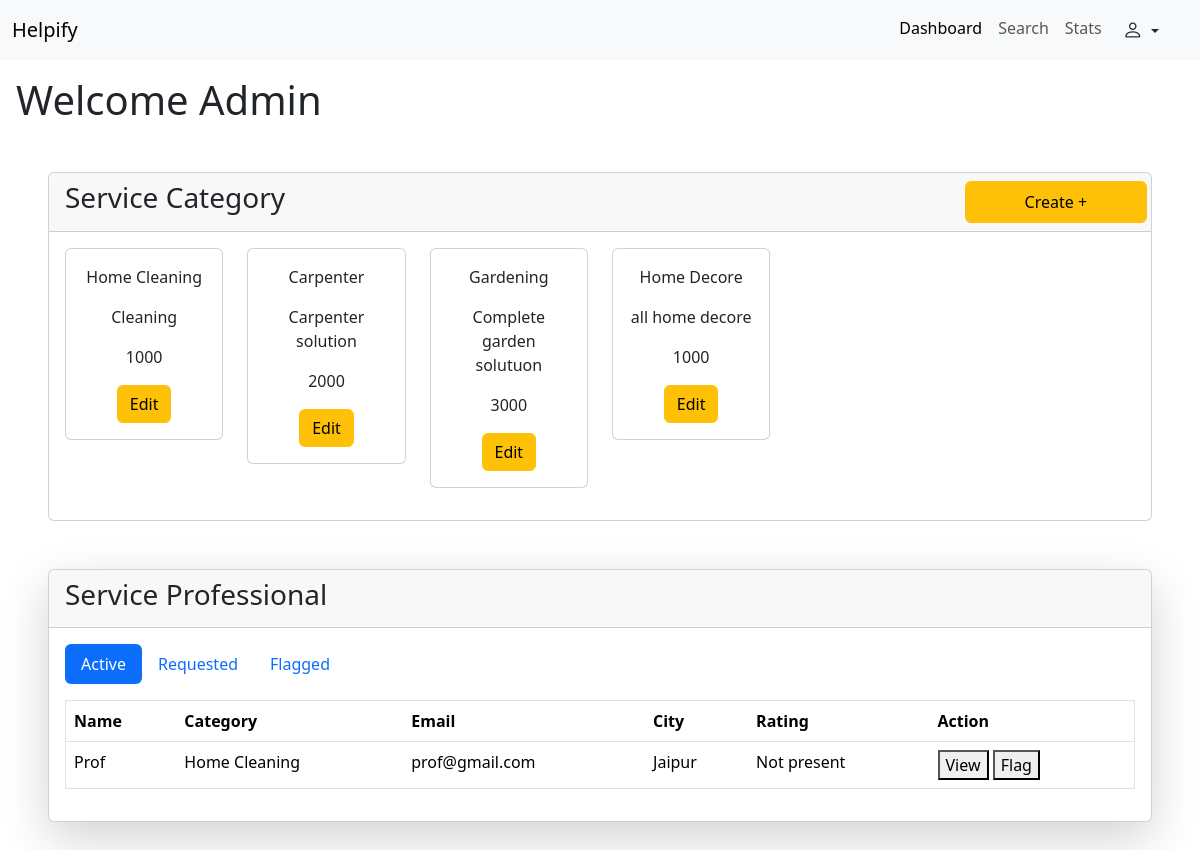
Screenshot of /dashboard/admin (signed in) with the database file from the repository.
### backend/models.py (models this page shows, shortened)
class ServiceCategory(db.Model):
    __tablename__="servicecategory"
    id = db.Column(db.Integer , primary_key = True , autoincrement = True)
    name = db.Column(db.String,nullable = False)
    descripiton = db.Column(db.String,nullable = False)
    base_price = db.Column(db.Integer)
    all_plans = db.relationship("ServicePlan",backref = "category")
    all_professional = db.relationship("Professional",backref = "category")

class Professional(db.Model,UserMixin):
    __tablename__="serviceprofessional"
    id = db.Column(db.Integer , primary_key = True , autoincrement = True)
    email = db.Column(db.Integer ,unique = True)
    name = db.Column(db.String,nullable = False)
    status = db.Column(db.String,nullable = False)
    password = db.Column(db.String )
    city = db.Column(db.String,nullable = False)
    experiance = db.Column(db.String , nullable= False)
    categroy_id = db.Column(db.Integer,db.ForeignKey("servicecategory.id"), nullable = False)
    recive_bookings = db.relationship("Booking",backref = "professional")
    all_plans = db.relationship("ServicePlan",backref = "professional")

### backend/routes.py (the view, shortened to what this page needs)
@app.route("/dashboard/admin" , methods=["GET" ,"POST"])
@login_required
def admin_dash():
    if isinstance(current_user,Admin):
        if request.method == "GET":
            cats = db.session.query(ServiceCategory).all()
            active_prof = db.session.query(Professional).filter_by(status="Active").all()
            return render_template("admin/dashboard.html" , cu = current_user,cats = cats , active_prof = active_prof)
    else:
        return "you are not authorised to go to this url"

### app.py (called while the page is built)
def initialise_app():
    app = Flask(__name__)
    app.config["SQLALCHEMY_DATABASE_URI"] = "sqlite:///my_app.sqlite3"
    app.config["SECRET_KEY"] = "mysecretkey"
    login_manager = LoginManager(app)
    @login_manager.user_loader
    def load_user(a):
        user = db.session.query(Customer).filter_by(email = a).first() or \
                db.session.query(Admin).filter_by(email= a).first() or \
                db.session.query(Professional).filter_by(email = a).first()
        return user
    db.init_app(app)
    with app.app_context():
        db.create_all()
    app.app_context().push()
    return app

### templates/admin/dashboard.html (shortened to what this page needs)
<!DOCTYPE html>
<html lang="en">
<head>
    <link href="https://cdn.jsdelivr.net/npm/bootstrap@5.3.3/dist/css/bootstrap.min.css" rel="stylesheet"
>
    <link rel="stylesheet" href="https://cdn.jsdelivr.net/npm/bootstrap-icons@1.11.3/font/bootstrap-icons.min.css">
</head>
<body>
    <nav class="navbar navbar-expand-lg bg-body-tertiary">
        <div class="container-fluid">
            <a class="navbar-brand" href="#">Helpify</a>
            <div class="collapse navbar-collapse" id="navbarNav">
                <ul class="navbar-nav ms-auto me-3">
                    <li class="nav-item">
                        <a class="nav-link active" aria-current="page" href="#">Dashboard</a>
                    </li>
                    <li class="nav-item">
                        <a class="nav-link" href="#">Search</a>
                    </li>
                    <li class="nav-item">
                        <a class="nav-link" href="#">Stats</a>
                    </li>
                    <li class="nav-item">
                        <div class="dropdown ">
                            <a class="btn dropdown-toggle" href="#" role="button" data-bs-toggle="dropdown"
                                aria-expanded="false">
                                <i class="bi bi-person fs-5"></i>
                            </a>
                        </div>
                    </li>
                </ul>
            </div>
        </div>
    </nav>
    <h1 class="mt-3 ms-3">Welcome Admin</h1>
    <div class="card m-5">
        <div class="card-header">
            <div class="row">
                <h3 class="col-10">Service Category</h3>
                <button class="btn btn-warning col-2 " data-bs-toggle="modal" data-bs-target="#createcategory">Create +
                </button>
            </div>
        </div>
        <div class="card-body">
            <div class="row">
                {% for cat in cats %}
                <div class="col-2">
                    <div class="card text-center mb-3">
                        <div class="card-body">
                            <p>{{cat.name}}</p>
                            <p>{{cat.descripiton}}</p>
                            <p>{{cat.base_price}}</p>
                            <button class="btn btn-warning" data-bs-toggle="modal"
                                data-bs-target="#editcat-{{cat.id}}">Edit</button>
                        </div>
                    </div>
                </div>
                {% endfor %}
            </div>
        </div>
    </div>
    <div class="card m-5 shadow-lg">
        <div class="card-header">
            <h3>Service Professional</h3>
        </div>
        <div class="card-body">
            <ul class="nav nav-pills mb-3" id="pills-tab" role="tablist">
                <li class="nav-item" role="presentation">
                    <button class="nav-link active" id="activeprofessional-tab" data-bs-toggle="pill"
                        data-bs-target="#activeprofessional" type="button" role="tab" aria-controls="activeprofessional"
                        aria-selected="true">Active</button>
                </li>
                <li class="nav-item" role="presentation">
                    <button class="nav-link" id="requestedprofessional-tab" data-bs-toggle="pill"
                        data-bs-target="#requestedprofessional" type="button" role="tab" aria-controls="requestedprofessional"
                        aria-selected="false">Requested</button>
                </li>
                <li class="nav-item" role="presentation">
                    <button class="nav-link" id="flaggedprofessional-tab" data-bs-toggle="pill"
                        data-bs-target="#flaggedprofessional" type="button" role="tab" aria-controls="flaggedprofessional"
                        aria-selected="false">Flagged</button>
                </li>
            </ul>
            <div class="tab-content" id="pills-tabContent">
                <div class="tab-pane fade show active" id="activeprofessional" role="tabpanel" aria-labelledby="activeprofessional-tab"
                    tabindex="0">
                    <table class="table border">
                        <tr>
                            <th>Name</th>
                            <th>Category</th>
                            <th>Email</th>
                            <th>City</th>
                            <th>Rating</th>
                            <th>Action</th>
                        </tr>
                        {% for prof in active_prof %}
                        <tr>
                            <td>{{prof.name}}</td>
                            <td>{{prof.category.name}}</td>
                            <td>{{prof.email}}</td>
                            <td>{{prof.city}}</td>
                            <td>Not present</td>
                            <td>
                                <button>View</button>
                                <button>Flag</button>
                            </td>
                        </tr>
                        {% endfor %}
                    </table>
                </div>
            </div>
        </div>
    </div>
</body>
</html>

### rows the page displays
ServiceCategory: name "Home Cleaning", descripiton "Cleaning", base_price "1000"
ServiceCategory: name "Carpenter", descripiton "Carpenter solution", base_price "2000"
ServiceCategory: name "Gardening", descripiton "Complete garden solutuon", base_price "3000"
ServiceCategory: name "Home Decore", descripiton "all home decore", base_price "1000"
Professional: name "Prof", category.name "Home Cleaning", email "prof@gmail.com", city "Jaipur"
